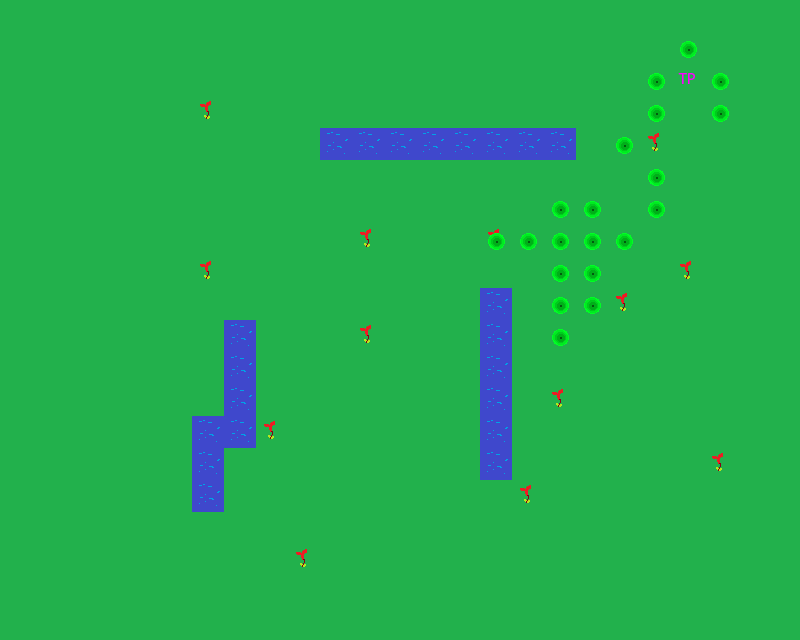

This game map was drawn from its Tiled (.tmx) file and the tilesets committed beside it. A one-line description and the trimmed map source follow:
An orthogonal 25x20 tile map with 32x32 px tiles, 4 tile layers (Background, Collidable, Teleportable, Enemies).

<map version="1.0" orientation="orthogonal" width="25" height="20" tilewidth="32" tileheight="32">
 <tileset firstgid="1" name="test" tilewidth="32" tileheight="32">
  <image source="test.png" width="128" height="128" />
  <tile id="8">
   <properties>
    <property name="nextMap" value="Untitled2" />
    <property name="x" value="0" />
    <property name="y" value="0" />
   </properties>
  </tile>
 </tileset>
 <layer name="Background" width="25" height="20">
  <data>[500 cells, 500 non-empty, 2 distinct tile ids]</data>
 </layer>
 <layer name="Collidable" width="25" height="20">
  <data>[500 cells, 41 non-empty, 2 distinct tile ids]</data>
 </layer>
 <layer name="Teleportable" width="25" height="20">
  <data>[500 cells, 1 non-empty, 1 distinct tile ids]</data>
 </layer>
 <layer name="Enemies" width="25" height="20">
  <data>[500 cells, 0 non-empty, 0 distinct tile ids]</data>
 </layer>
</map>
